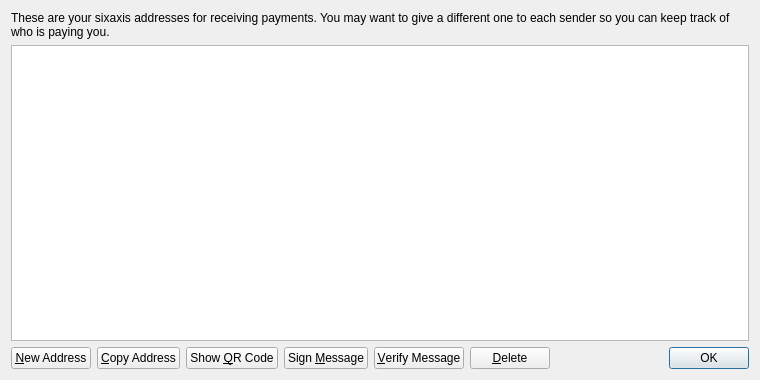
<?xml version="1.0" encoding="UTF-8"?>
<ui version="4.0">
 <class>AddressBookPage</class>
 <widget class="QWidget" name="AddressBookPage">
  <property name="geometry">
   <rect>
    <x>0</x>
    <y>0</y>
    <width>760</width>
    <height>380</height>
   </rect>
  </property>
  <property name="windowTitle">
   <string>Address Book</string>
  </property>
  <layout class="QVBoxLayout" name="verticalLayout">
   <item>
    <widget class="QLabel" name="labelExplanation">
     <property name="text">
      <string>These are your sixaxis addresses for receiving payments. You may want to give a different one to each sender so you can keep track of who is paying you.</string>
     </property>
     <property name="textFormat">
      <enum>Qt::PlainText</enum>
     </property>
     <property name="wordWrap">
      <bool>true</bool>
     </property>
    </widget>
   </item>
   <item>
    <widget class="QTableView" name="tableView">
     <property name="contextMenuPolicy">
      <enum>Qt::CustomContextMenu</enum>
     </property>
     <property name="toolTip">
      <string>Double-click to edit address or label</string>
     </property>
     <property name="tabKeyNavigation">
      <bool>false</bool>
     </property>
     <property name="alternatingRowColors">
      <bool>true</bool>
     </property>
     <property name="selectionMode">
      <enum>QAbstractItemView::SingleSelection</enum>
     </property>
     <property name="selectionBehavior">
      <enum>QAbstractItemView::SelectRows</enum>
     </property>
     <property name="sortingEnabled">
      <bool>true</bool>
     </property>
     <attribute name="verticalHeaderVisible">
      <bool>false</bool>
     </attribute>
    </widget>
   </item>
   <item>
    <layout class="QHBoxLayout" name="horizontalLayout">
     <item>
      <widget class="QPushButton" name="newAddressButton">
       <property name="toolTip">
        <string>Create a new address</string>
       </property>
       <property name="text">
        <string>&amp;New Address</string>
       </property>
       <property name="icon">
        <iconset resource="../bitcoin.qrc">
         <normaloff>:/icons/add</normaloff>:/icons/add</iconset>
       </property>
      </widget>
     </item>
     <item>
      <widget class="QPushButton" name="copyToClipboard">
       <property name="toolTip">
        <string>Copy the currently selected address to the system clipboard</string>
       </property>
       <property name="text">
        <string>&amp;Copy Address</string>
       </property>
       <property name="icon">
        <iconset resource="../bitcoin.qrc">
         <normaloff>:/icons/editcopy</normaloff>:/icons/editcopy</iconset>
       </property>
      </widget>
     </item>
     <item>
      <widget class="QPushButton" name="showQRCode">
       <property name="text">
        <string>Show &amp;QR Code</string>
       </property>
       <property name="icon">
        <iconset resource="../bitcoin.qrc">
         <normaloff>:/icons/qrcode</normaloff>:/icons/qrcode</iconset>
       </property>
      </widget>
     </item>
     <item>
      <widget class="QPushButton" name="signMessage">
       <property name="toolTip">
        <string>Sign a message to prove you own a sixaxis address</string>
       </property>
       <property name="text">
        <string>Sign &amp;Message</string>
       </property>
       <property name="icon">
        <iconset resource="../bitcoin.qrc">
         <normaloff>:/icons/edit</normaloff>:/icons/edit</iconset>
       </property>
      </widget>
     </item>
     <item>
      <widget class="QPushButton" name="verifyMessage">
       <property name="toolTip">
        <string>Verify a message to ensure it was signed with a specified sixaxis address</string>
       </property>
       <property name="text">
        <string>&amp;Verify Message</string>
       </property>
       <property name="icon">
        <iconset resource="../bitcoin.qrc">
         <normaloff>:/icons/transaction_0</normaloff>:/icons/transaction_0</iconset>
       </property>
      </widget>
     </item>
     <item>
      <widget class="QPushButton" name="deleteButton">
       <property name="toolTip">
        <string>Delete the currently selected address from the list</string>
       </property>
       <property name="text">
        <string>&amp;Delete</string>
       </property>
       <property name="icon">
        <iconset resource="../bitcoin.qrc">
         <normaloff>:/icons/remove</normaloff>:/icons/remove</iconset>
       </property>
      </widget>
     </item>
     <item>
      <spacer name="horizontalSpacer">
       <property name="orientation">
        <enum>Qt::Horizontal</enum>
       </property>
       <property name="sizeHint" stdset="0">
        <size>
         <width>40</width>
         <height>20</height>
        </size>
       </property>
      </spacer>
     </item>
     <item>
      <widget class="QDialogButtonBox" name="buttonBox">
       <property name="sizePolicy">
        <sizepolicy hsizetype="Maximum" vsizetype="Fixed">
         <horstretch>0</horstretch>
         <verstretch>0</verstretch>
        </sizepolicy>
       </property>
       <property name="standardButtons">
        <set>QDialogButtonBox::Ok</set>
       </property>
      </widget>
     </item>
    </layout>
   </item>
  </layout>
 </widget>
 <resources>
  <include location="../bitcoin.qrc"/>
 </resources>
 <connections/>
</ui>
